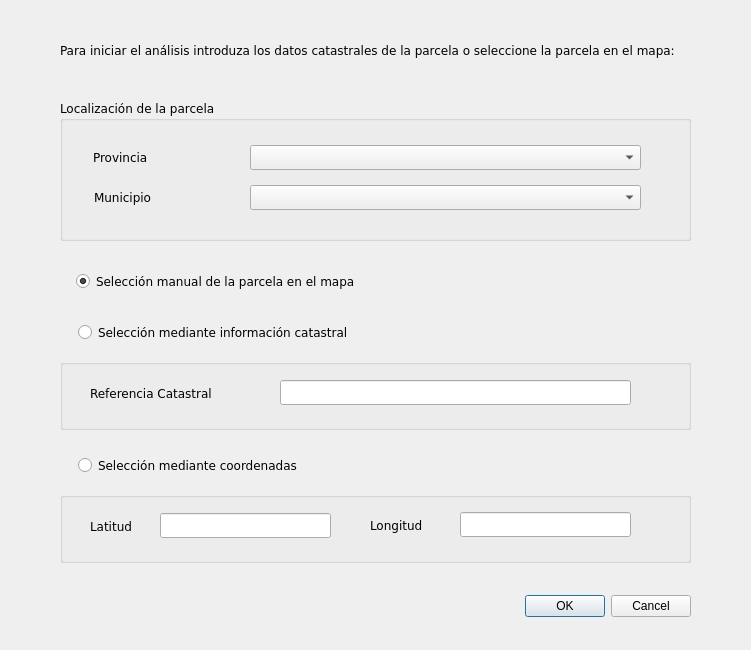
<?xml version="1.0" encoding="UTF-8"?>
<ui version="4.0">
 <class>SeleccionForm</class>
 <widget class="QDialog" name="SeleccionForm">
  <property name="geometry">
   <rect>
    <x>0</x>
    <y>0</y>
    <width>751</width>
    <height>650</height>
   </rect>
  </property>
  <property name="minimumSize">
   <size>
    <width>751</width>
    <height>0</height>
   </size>
  </property>
  <property name="maximumSize">
   <size>
    <width>751</width>
    <height>920</height>
   </size>
  </property>
  <property name="windowTitle">
   <string>Herevea</string>
  </property>
  <property name="windowIcon">
   <iconset>
    <normaloff>Herevea.png</normaloff>Herevea.png</iconset>
  </property>
  <widget class="QDialogButtonBox" name="buttonBox">
   <property name="geometry">
    <rect>
     <x>350</x>
     <y>590</y>
     <width>341</width>
     <height>32</height>
    </rect>
   </property>
   <property name="orientation">
    <enum>Qt::Horizontal</enum>
   </property>
   <property name="standardButtons">
    <set>QDialogButtonBox::Cancel|QDialogButtonBox::Ok</set>
   </property>
  </widget>
  <widget class="QLabel" name="label">
   <property name="geometry">
    <rect>
     <x>60</x>
     <y>20</y>
     <width>631</width>
     <height>61</height>
    </rect>
   </property>
   <property name="font">
    <font>
     <family>Verdana</family>
    </font>
   </property>
   <property name="text">
    <string>Para iniciar el análisis introduza los datos catastrales de la parcela o seleccione la parcela en el mapa:</string>
   </property>
   <property name="wordWrap">
    <bool>true</bool>
   </property>
  </widget>
  <widget class="QGroupBox" name="groupBox">
   <property name="geometry">
    <rect>
     <x>60</x>
     <y>100</y>
     <width>631</width>
     <height>141</height>
    </rect>
   </property>
   <property name="font">
    <font>
     <family>Verdana</family>
    </font>
   </property>
   <property name="title">
    <string>Localización de la parcela</string>
   </property>
   <widget class="QLabel" name="label_33">
    <property name="geometry">
     <rect>
      <x>33</x>
      <y>47</y>
      <width>181</width>
      <height>20</height>
     </rect>
    </property>
    <property name="font">
     <font>
      <family>Verdana</family>
     </font>
    </property>
    <property name="text">
     <string>Provincia</string>
    </property>
   </widget>
   <widget class="QLabel" name="label_34">
    <property name="geometry">
     <rect>
      <x>34</x>
      <y>87</y>
      <width>181</width>
      <height>20</height>
     </rect>
    </property>
    <property name="font">
     <font>
      <family>Verdana</family>
     </font>
    </property>
    <property name="text">
     <string>Municipio</string>
    </property>
   </widget>
   <widget class="QComboBox" name="cmbProvincia">
    <property name="geometry">
     <rect>
      <x>190</x>
      <y>45</y>
      <width>391</width>
      <height>25</height>
     </rect>
    </property>
   </widget>
   <widget class="QComboBox" name="cmbMunicipio">
    <property name="geometry">
     <rect>
      <x>190</x>
      <y>85</y>
      <width>391</width>
      <height>25</height>
     </rect>
    </property>
   </widget>
  </widget>
  <widget class="QRadioButton" name="radCatastro">
   <property name="enabled">
    <bool>true</bool>
   </property>
   <property name="geometry">
    <rect>
     <x>78</x>
     <y>321</y>
     <width>611</width>
     <height>23</height>
    </rect>
   </property>
   <property name="font">
    <font>
     <family>Verdana</family>
    </font>
   </property>
   <property name="text">
    <string>Selección mediante información catastral</string>
   </property>
  </widget>
  <widget class="QRadioButton" name="radMapa">
   <property name="geometry">
    <rect>
     <x>76</x>
     <y>270</y>
     <width>631</width>
     <height>23</height>
    </rect>
   </property>
   <property name="font">
    <font>
     <family>Verdana</family>
    </font>
   </property>
   <property name="text">
    <string>Selección manual de la parcela en el mapa</string>
   </property>
   <property name="checked">
    <bool>true</bool>
   </property>
  </widget>
  <widget class="QGroupBox" name="groupBox_2">
   <property name="enabled">
    <bool>true</bool>
   </property>
   <property name="geometry">
    <rect>
     <x>60</x>
     <y>359</y>
     <width>631</width>
     <height>71</height>
    </rect>
   </property>
   <property name="title">
    <string/>
   </property>
   <widget class="QLineEdit" name="tbxRefCatastral">
    <property name="geometry">
     <rect>
      <x>220</x>
      <y>21</y>
      <width>351</width>
      <height>25</height>
     </rect>
    </property>
    <property name="font">
     <font>
      <family>Verdana</family>
     </font>
    </property>
    <property name="readOnly">
     <bool>false</bool>
    </property>
   </widget>
   <widget class="QLabel" name="label_32">
    <property name="geometry">
     <rect>
      <x>30</x>
      <y>24</y>
      <width>181</width>
      <height>20</height>
     </rect>
    </property>
    <property name="font">
     <font>
      <family>Verdana</family>
     </font>
    </property>
    <property name="text">
     <string>Referencia Catastral</string>
    </property>
   </widget>
  </widget>
  <widget class="QRadioButton" name="radCoordenadas">
   <property name="enabled">
    <bool>true</bool>
   </property>
   <property name="geometry">
    <rect>
     <x>78</x>
     <y>454</y>
     <width>371</width>
     <height>23</height>
    </rect>
   </property>
   <property name="font">
    <font>
     <family>Verdana</family>
    </font>
   </property>
   <property name="text">
    <string>Selección mediante coordenadas</string>
   </property>
  </widget>
  <widget class="QGroupBox" name="groupBox_3">
   <property name="enabled">
    <bool>true</bool>
   </property>
   <property name="geometry">
    <rect>
     <x>60</x>
     <y>492</y>
     <width>631</width>
     <height>71</height>
    </rect>
   </property>
   <property name="title">
    <string/>
   </property>
   <widget class="QLineEdit" name="tbxLat">
    <property name="geometry">
     <rect>
      <x>100</x>
      <y>21</y>
      <width>171</width>
      <height>25</height>
     </rect>
    </property>
    <property name="font">
     <font>
      <family>Verdana</family>
     </font>
    </property>
    <property name="readOnly">
     <bool>false</bool>
    </property>
   </widget>
   <widget class="QLabel" name="label_35">
    <property name="geometry">
     <rect>
      <x>30</x>
      <y>24</y>
      <width>91</width>
      <height>20</height>
     </rect>
    </property>
    <property name="font">
     <font>
      <family>Verdana</family>
     </font>
    </property>
    <property name="text">
     <string>Latitud</string>
    </property>
   </widget>
   <widget class="QLabel" name="label_36">
    <property name="geometry">
     <rect>
      <x>310</x>
      <y>23</y>
      <width>91</width>
      <height>20</height>
     </rect>
    </property>
    <property name="font">
     <font>
      <family>Verdana</family>
     </font>
    </property>
    <property name="text">
     <string>Longitud</string>
    </property>
   </widget>
   <widget class="QLineEdit" name="tbxLong">
    <property name="geometry">
     <rect>
      <x>400</x>
      <y>20</y>
      <width>171</width>
      <height>25</height>
     </rect>
    </property>
    <property name="font">
     <font>
      <family>Verdana</family>
     </font>
    </property>
    <property name="readOnly">
     <bool>false</bool>
    </property>
   </widget>
  </widget>
  <zorder>groupBox_2</zorder>
  <zorder>buttonBox</zorder>
  <zorder>label</zorder>
  <zorder>groupBox</zorder>
  <zorder>radCatastro</zorder>
  <zorder>radMapa</zorder>
  <zorder>radCoordenadas</zorder>
  <zorder>groupBox_3</zorder>
  <zorder>tbxRefCatastral</zorder>
 </widget>
 <resources/>
 <connections>
  <connection>
   <sender>buttonBox</sender>
   <signal>accepted()</signal>
   <receiver>SeleccionForm</receiver>
   <slot>accept()</slot>
   <hints>
    <hint type="sourcelabel">
     <x>248</x>
     <y>254</y>
    </hint>
    <hint type="destinationlabel">
     <x>157</x>
     <y>274</y>
    </hint>
   </hints>
  </connection>
  <connection>
   <sender>buttonBox</sender>
   <signal>rejected()</signal>
   <receiver>SeleccionForm</receiver>
   <slot>reject()</slot>
   <hints>
    <hint type="sourcelabel">
     <x>316</x>
     <y>260</y>
    </hint>
    <hint type="destinationlabel">
     <x>286</x>
     <y>274</y>
    </hint>
   </hints>
  </connection>
 </connections>
</ui>
